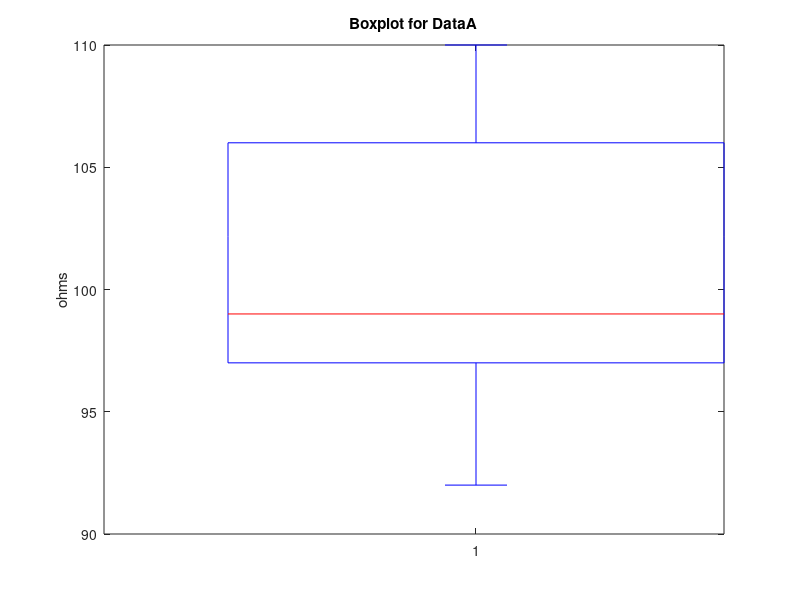
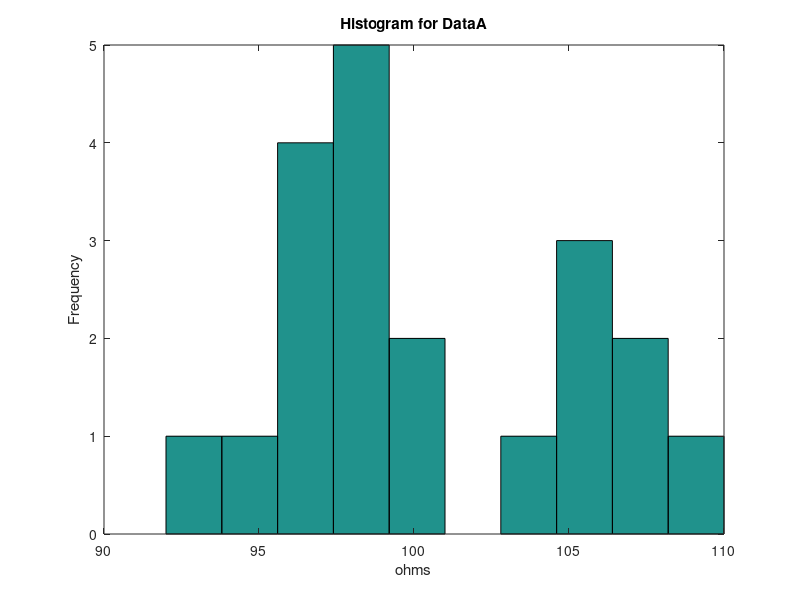
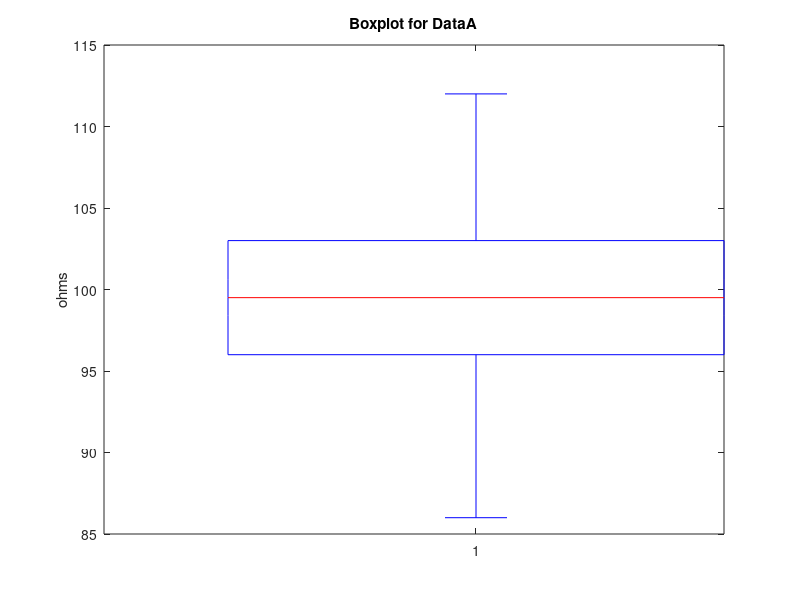
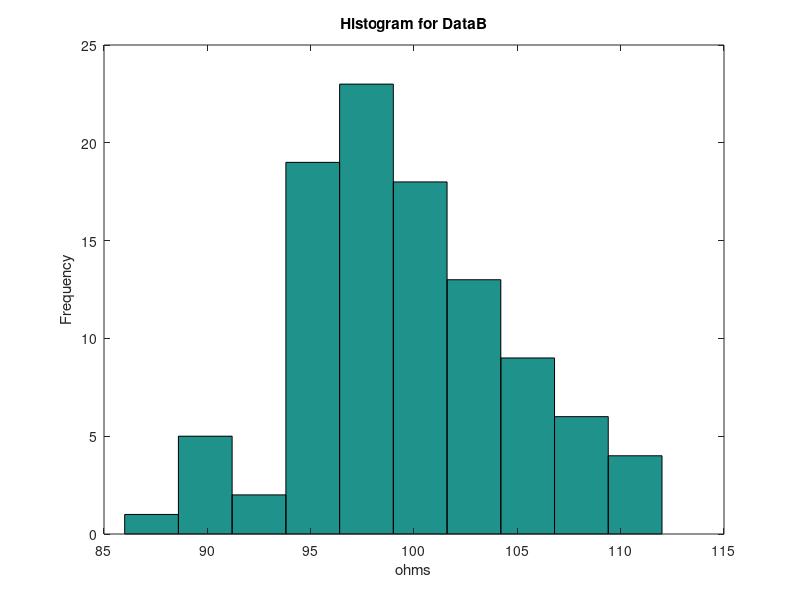

Source code (MATLAB) for these figures, in order:
%%
% Student Names: Your FULL NAME(s)
% Student IDs: Your STUDENT ID(s)
%
%                      Probability and Statistics
%
%                       Instructor: Ying He
%                         
% 
%%%%%%%%%%%%%%%%%%%%%%%%%%%%%%%%%%%%%%%%%%%%%%%%%%%%%%%%%%%%%%%%%%%%%%%%%%%
%                              Resistors
%
% Assume that we tested two batches of resistors (ohms) from two different
% plants, A and B. The first batch was very small. The second batch
% was much larger.

%% Init

clc

clear

close all

format compact

disp(['Code by: Alexander Macri  0384086 8:00 AM'])
disp(['Code by: Adam Kimball     0386149 8:00 AM'])
disp(['Code by: Grissess MacWookie  0000001 6:66 AM'])
disp([' ']);

%% Process data [Done]

dataA = load ( 'dataA.txt' );
%dataA = xlsread('STAT383_Project_data.xlsx',1,'B2:B21');
Na = size(dataA,1);

dataB = load ( 'dataB.txt' );
%dataB = xlsread('STAT383_Project_data.xlsx',1,'D2:D101');
Nb = size(dataB,1);

%% Plot the data (dataA) [Done]

% (Box plot) For the key parts of the plot, see figure 6.24 in textbook

figure('name','Boxplot for DataA');boxplot(dataA);title ('Boxplot for DataA');ylabel('ohms');

% (Histogram)
figure('name','Histogram for DataA');hist(dataA);title ('Histogram for DataA');ylabel('Frequency');xlabel('ohms')

%% Questions [NOT DONE]

% Is the data skewed? Why or why not. Use your plots to support your
% analysis. HINT: Read 6.2 and 6.3 carefully.

fprintf(['The Data Set, A, is Bimodal \n ', ...
    'because [description]']);

disp([' '])
%% Plot the data (dataB)[Done]

% (Box plot) For the key parts of the plot, see figure 6.24
figure('name','Boxplot for DataB');boxplot(dataB);title ('Boxplot for DataA');ylabel('ohms')

% (Histogram)
figure('name','Histogram for DataB');hist(dataB);title ('Histogram for DataB');ylabel('Frequency');xlabel('ohms')


%% Questions [NOT DONE]

%Is the data skewed? Why or why not.. Use your plots to support your
%analysis. HINT: Read 6.2 and 6.3 carefully.

fprintf(['The Data Set, B, is [insert thing here] skewed \n ', ...
    'because [description]']);

disp([' '])

%% Sample Analysis [NOT DONE]
% For each data set, calculate the sample mean, mode, median and sample
% standard deviation. The median you can get from the box plot or the MatLab
% command "median(data)" and the mode seen from the data or use the MatLab
% command "mode(data)". However, the sample mean and sample standard
% deviation MUST be calculated using the formulas from the book, i.e.
% do not use software commands like "mean(X)" but you can still use "sum".

meanA = sum(dataA)/Na;
meanB = sum(dataB)/Nb;

diffA = dataA - meanA;
diffB = dataB - meanB;

varA = (sum(diffA.^2))/(Na-1);
varB = (sum(diffB.^2))/(Nb-1);

stdDevA = sqrt((sum(diffA.^2))/(Na-1));
stdDevB = sqrt((sum(diffB.^2))/(Nb-1));

sampleStdDevA = sqrt((sum(diffA.^2))/(Na));
sampleStdDevB = sqrt((sum(diffB.^2))/(Nb));

disp(['For data set A:']);
disp(['The sample mean is ' num2str(meanA)]);
disp(['The mode is ' num2str(mode(dataA))]);
disp(['The median is ' num2str(median(dataA))]);
disp(['The sample standard deviation is ' num2str(sampleStdDevA)]);
disp([' ']);
disp(['For data set B:']);
disp(['The sample mean is ' num2str(meanB)]);
disp(['The mode is ' num2str(mode(dataB))]);
disp(['The median is ' num2str(median(dataB))]);
disp(['The sample standard deviation is ' num2str(sampleStdDevB)]);


%% Confidence Intervals [NOT DONE]
% For this part, it will be useful to use the MatLab function "tinv". This
% will calculate the critical value for a random variable with a student-t
% distribution given v, which is the degrees of freedom.
%
% For example, to calculate the t-citical value given alpha = a, and v
% degrees of freedom (usually n-1), we would use,
%
%                   tinv(1-alpha,v)
%
%% Calculate and display TWO-sided "t" confidence intervals for the sample mean of dataA and dataB that you calculated above for... [NOT DONE]
%  (Display it in the same format as the instructions sheet.)

disp([' '])

% For confidence level 95% for dataA

t95A = tinv(.95,Na-1);
lower95A = meanA-(t95A*(sampleStdDevA/Na));

upper95A = meanA+(t95A*(sampleStdDevA/Na));

disp(['The two-sided, 95% confidence interval for the sample mean of data set A, is (' num2str(lower95A) ', ' num2str(upper95A) ')']);

disp([' '])
% For confidence level 95% for dataB

t95B = tinv(.95,Nb-1);
lower95B = meanB-(t95B*(sampleStdDevB/Nb));

upper95B = meanB+(t95B*(sampleStdDevB/Nb));

disp(['The two-sided, 95% confidence interval for the sample mean of data set B, is (' num2str(lower95B) ', ' num2str(upper95B) ')']);

disp([' '])
% For confidence level 99% for dataA

t99A = tinv(.99,Na-1);
lower99A = meanA-(t99A*(sampleStdDevA/Na));

upper99A = meanA+(t99A*(sampleStdDevA/Na));

disp(['The two-sided, 99% confidence interval for the sample mean of data set A, is (' num2str(lower99A) ', ' num2str(upper99A) ')']);

disp([' '])
% For confidence level 99% for dataB

t99B = tinv(.99,Nb-1);
lower99B = meanB-(t95B*(sampleStdDevB/Nb));

upper99B = meanB+(t99B*(sampleStdDevB/Nb));

disp(['The two-sided, 99% confidence interval for the sample mean of data set B, is (' num2str(lower99B) ', ' num2str(upper99B) ')']);

disp([' '])
%% Hypothesis Testing [NOT DONE]
%
% For this part, it will be useful to use the MatLab function "cdf". This
% function will calculate the cumulative distribution function for a
% particular distribution. For example, to calculate P(X < x) where X is a
% normally distributed variable with some known mean and STANDARD DEVIATION
% (MatLab uses std dev in its code, not variance) we would use,
%
%                   cdf('normal',x,mean, std dev)
%
% where mean and variance are numerical values and 'normal" is put in
% exactly as shown. For example, the standard normal distribution has a
% specific mean and variance, namely mean = 0 and var = 1. Therefore,
% if we want to calculate P(Z < z), we use the cumulative distribution for
% a standard normal distribution which would be,
%
%                   cdf('normal',z,0,1)
%
% Similarly, you can calculate the cumulative distribution function for a
% student-t or just "t" distribution for some amount v, or degrees of
% freedom,
%
%                   cdf('t',t,v)
%
% NOTE: Both cdf functions calculate P(X < x). In other words, the function
% is defined from -inf to x. Typically you need P(X > x) for the p-value.

%% Calculate and display (as a probability) the cumulative distribution function for... [NOT DONE]

% For t = 2.262 with 9 degrees of freedom.
disp(['The T cdf for t = 2.262 is P(T<t) = ' num2str(cdf('t',2.262,9))]);

%  Hint: To check your code, check that it matches the value in your t-table or Table III in the back of your textbook.

disp([' ']);
%% Calculate and display the p-value for ... [NOT DONE]

% For the two-sided problem for data A with null hypothesis H0: mu_A = 98.25
tstarA = (((meanA - 98.25)*(sqrt(Na))/(sampleStdDevA)));

disp(['For H0: mu_A = 98.25, the p-value = ' num2str(2*(1-cdf('normal',98.25,meanA,sampleStdDevA)))]);

% For the two-sided problem for data B with null hypothesis H0: mu_B = 98.25
tstarB = (((meanB - 98.25)*sqrt(Nb))/(sampleStdDevB));

disp(['For H0: mu_B = 98.25, the p-value = ' num2str(2*(1-cdf('normal',98.25,meanB,sampleStdDevB)))]);

disp([' ']);
%% QUESTION - Assume a significance level of 5%, should you reject the null hypothesis in either case now? Why? [NOT DONE]
% When you answer this below, include your calculated p-value in addtion to the t statistic.
% Do this for both dataA and dataB.
%
%  (Display your answer in the command window as before (same format as the
%  instructions sheet example). Hint: See figure 8.30 in book.

disp(['The absolute value of the t statistic for dataA ' num2str(tstarA)]);
disp(['[is whatever than] the critical value, ' num2str(cdf('t',0.05,Na-1)) ]);
disp(['and therefore with a significance level of 5%, we [do something] the null.']);


disp(['The absolute value of the t statistic for dataB ' num2str(tstarB)]);
disp(['[is whatever than] the critical value, ' num2str(cdf('t',0.05,Nb-1)) ]);
disp(['and therefore with a significance level of 5%, we [do something] the null.']);




%% Paired, two sided t-test: [NOT DONE]
% Imagine that "dataA" is attained by meauring the resistors using a standard
% ohm meter. However, a new procudure measures the resistance in a much faster
% way. The data below (dataC) are the resitances as measured this new way.

% DO NOT ALTER THIS CELL

dataC = [103;99;107;101;96;99;101;95;97;101;99;98;101;101;105;103;103;104;98;91];

%% Calculate and display the p-value for ... [NOT DONE]

% For the two-sided problem with null hypothesis H0: muA - muC = 0

qAC = dataA-dataC;
dAC = sum(qAC)/Na;
sdAC = sum(qAC - dAC)^2/(Na-1);
tstarAC = ((dAC-0)*(sqrt(Na)))/(sdAC);

disp(['For H0: muA - muC = 0, the paired p-value = ' num2str(2*(1-cdf('t',0.05,Na-1)))])

%% QUESTION - Assume a significance level of 5%, would you say that there is a significant difference between the methods (reject)? [NOT DONE]
% 
%
%  (Display your answer in the command window as before (same format as the
%  instructions sheet example).

disp(['The absolute value of the t statistic ' num2str(tstarAC)]);
disp(['[is whatever than] the critical value, ' num2str(cdf('t',0.05,Nb-1)) ]);
disp(['and therefore with a significance level of 5%, we [do something] the null.']);


%% Un-paired (independent) two-sided t-test: [NOT DONE]
% Imagine that "dataA" is using the standard machine to make resistors,
% while a new machine that is cheaper is being used to to create the data
% below (dataD).

%% DO NOT ALTER THIS CELL

dataD = [103;99;107;101;96;99;101;95;97;101;99;98;101;101;105;103;103;104;98;91;95;97;101;99;98;101];

%% Calculate and display the p-value for (do NOT assume a pooled variance) ... [NOT DONE]

% For the two-sided problem with null hypothesis H0: muA - muD = 0

Nd = size(dataD,1);

meanA = sum(dataA)/Na;
meanD = (sum(dataD)/Nd);

VarA = sum(dataA - meanA)^2/(Na-1);
VarD = sum(dataD - meanD)^2/(Nd-1);

numor = meanA-meanD-0;
denom = sqrt((VarA/Na)+(VarD/Nd));

tstarAD = numor/denom;

disp(['For H0: muA - muC = 0, the paired p-value = ' num2str(2*(1-cdf('t',0.05,Nd-1)))])

%% QUESTION - Assume a significance level of 5%, would you say that there is a significant difference between the machines (reject)? [NOT DONE]
% 
%
%  (Display your answer in the command window as before (same format as the
%  instructions sheet example).

disp(['The absolute value of the t statistic ' num2str(tstarAD)]);
disp(['[is whatever than] the critical value, ' num2str(cdf('t',0.05,Nb-1)) ]);
disp(['and therefore with a significance level of 5%, we [do something] the null.']);

disp([' '])
%%                  Fitting a Line (paramter estimation) [NOT DONE]
%
% The manager of the resistor plant wishes to investigate how the plant's
% electricity usage depends upon the value of the resistor produced.
% DataA is the resistor information while the data below is the electricity
% is used during the production of the resistors.
%
% The manager plots the data and determines that a linear model is best.
%
%                           Y = m * X + b;
%
% where Y is electricty usage (in watts) and X is value of the resistors.

%% DO NOT ALTER THIS CELL
m = 0.5;    % slope of relationship
b = 0.2;    % intercept

G = 0.1; %Noise factor

s = G*randn(1,Na);      % uncertainty in time measurements (standard deviation)

Y = m*dataA' + b + s;
dataY = Y';

%% Calculate and display the slope and intercept [NOT DONE]
% using dataA as the independent varible (X) and dataY as the dependent variable (Y).
% You CANNOT use "polyfit" or the like. You must use the equations we
% discuss in class (12.2 in the book).


MM = (((Na * sum(dataA.*dataY)) - (sum(dataA) * sum(dataY)))/((Na*sum(dataA.^2)) - sum(dataA)^2));

BB = (sum(dataY)/Na);
%% Plot fitted regression line against data [NOT DONE]
% The following code is how I display line and data. It doesn't mean you
% HAVE to use it.....
%
% Fit2=MM*dataA + BB;    
% This is my fit line. MM and BB are estimates for slope and intercpet.
%
% figure;plot(dataA,dataY,'b.',dataA,Fit2,'r-');
% xlabel('Resistance(ohms)');
% ylabel('Electricity Usage(Watts)');
% title('Best Linear Fit')
% 

Fit2=MM*dataA + BB;    
%This is my fit line. MM and BB are estimates for slope and intercpet.

figure('name','This is my fit line. MM and BB are estimates for slope and intercpet');plot(dataA,dataY,'b.',dataA,Fit2,'r-');
xlabel('Resistance(ohms)');
ylabel('Electricity Usage(Watts)');
title('Best Linear Fit')
